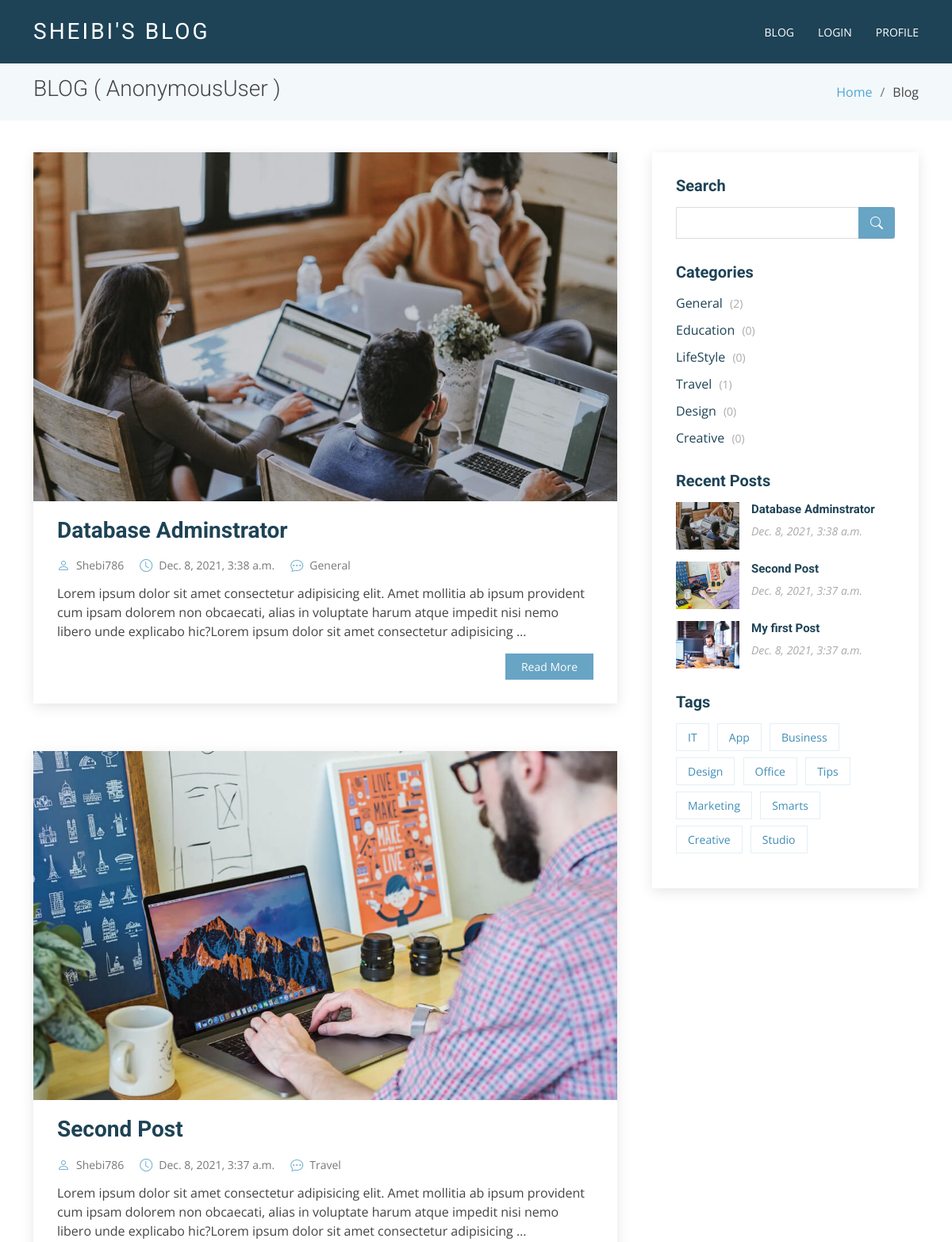
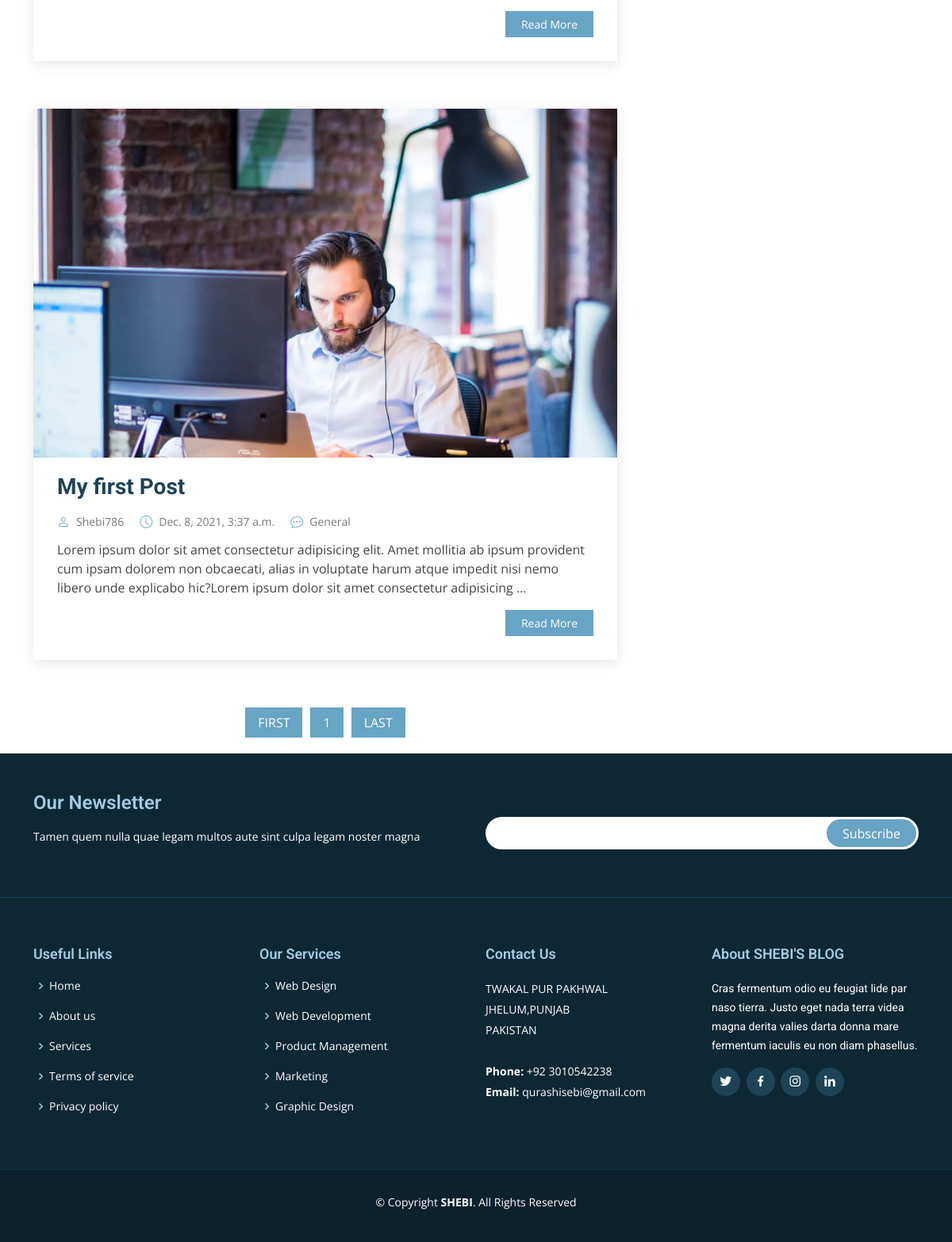
The page / on the database its author committed (2 pictures, top to bottom).
### Post/models.py (models this page shows, shortened)
class Post(models.Model):
    title = models.CharField(max_length=50)
    body = models.TextField()
    image = models.ImageField(upload_to="Images/Post")
    category = models.ForeignKey(Category,on_delete=models.CASCADE)
    author = models.ForeignKey(Profile,on_delete=models.CASCADE)
    tag = models.ManyToManyField(Tag)
    created_date = models.DateTimeField(auto_now_add=True)
    updated_date = models.DateTimeField(auto_now=True)

class Profile(models.Model):
    user = models.OneToOneField(User,on_delete=models.CASCADE)
    token = models.CharField(max_length=50,default="")
    is_verified = models.BooleanField(default=False)
    image = models.ImageField(upload_to="Images/User",null=True,blank=True)
    eduction = models.TextField(null=True,blank=True)
    bio =  models.TextField(null=True,blank=True)
    country = models.CharField(max_length=50,null=True,blank=True)

class Category(models.Model):
    name = models.CharField(max_length=50)

class Tag(models.Model):
    name = models.CharField(max_length=50)

### Post/views.py (the view)
# urls.py: path('',views.index,name="index"),
def index(request):
    searchtext = request.GET.get('searchtext')
    if searchtext is None:
        searchtext = ""
    print(searchtext)
    posts = Post.objects.filter(Q(category__name__icontains=searchtext) | Q(title__icontains=searchtext)|Q(author__user__username=searchtext)).order_by('-id')
    paginator = Paginator(posts, 3)
    page_number = request.GET.get('page')
    post_obj = paginator.get_page(page_number)
    print("#######################")
    print(post_obj.has_next())
    print("####################")
    latest_posts = Post.objects.all().order_by('-id')[:5]
    categories = Category.objects.annotate(number_of_post=Count('post'))
    tags = Tag.objects.all()
    context={
        'posts':posts,
        'post_obj':post_obj,
        'latest_posts':latest_posts,
        'categories':categories,
        'tags':tags,
    }
    return render(request,"index.html",context)

### templates/index.html (shortened to what this page needs)
{% extends 'base.html' %}
{% block header %}
BLOG ( {{request.user}} )
{% endblock header %}
{% block sidebar %}
<div class="col-lg-4">
  <div class="sidebar">
    <h3 class="sidebar-title">Search</h3>
    <div class="sidebar-item search-form">
      <form action="/" method="GET">
        <input type="text" name="searchtext">
        <button type="submit"><i class="bi bi-search"></i></button>
      </form>
    </div>
    <h3 class="sidebar-title">Categories</h3>
    <div class="sidebar-item categories">
      <ul>
        {% for category  in categories %}
            <li><a href="{% url 'index' %}?searchtext={{category.name}}">{{category.name}} <span>({{category.number_of_post}})</span></a></li>
        {% endfor %}
      </ul>
    </div>
    <h3 class="sidebar-title">Recent Posts</h3>
    <div class="sidebar-item recent-posts">
        {% for post in latest_posts %}
            <div class="post-item clearfix">
                <img src="{{post.image.url}}" alt="">
                <h4><a href="/detail/{{post.id}}/">{{post.title}}</a></h4>
                <time datetime="2020-01-01">{{post.created_date}}</time>
            </div>
        {% endfor %}
    </div>
    <h3 class="sidebar-title">Tags</h3>
    <div class="sidebar-item tags">
      <ul>
        {% for tag in tags%}
            <li><a href="#">{{tag.name}}</a></li>
        {% endfor %}
      </ul>
    </div>
  </div>
</div>
{% endblock sidebar %}
{% block post %}
  {% for  post in post_obj %}
    <article class="entry">
      <div class="entry-img">
        <img src="{{post.image.url}}" alt="" class="img-fluid">
      </div>
      <h2 class="entry-title">
        <a href="detail/{{post.id}}/">{{post.title}}</a>
      </h2>
      <div class="entry-meta">
        <ul>
          <li class="d-flex align-items-center"><i class="bi bi-person"></i> <a href="blog-single.html">{{post.author.user.username}}</a></li>
          <li class="d-flex align-items-center"><i class="bi bi-clock"></i> <a href="blog-single.html"><time datetime="2020-01-01">{{post.created_date}}</time></a></li>
          <li class="d-flex align-items-center"><i class="bi bi-chat-dots"></i> <a href="blog-single.html">{{post.category.name}}</a></li>
        </ul>
      </div>
      <div class="entry-content">
        <p>
          {{post.body | truncatechars:250}}
        </p>
        <div class="read-more">
          <a href="/detail/{{post.id}}/">Read More</a>
        </div>
      </div>
    </article>
  {% endfor %}
  <div class="blog-pagination">
    <ul class="justify-content-center">
      <li class="active"><a href="?page=1">FIRST</a></li>
      <li class="active"><a href="#">{{ post_obj.number }}</a></li>
      <li class="active"><a href="?page={{ post_obj.paginator.num_pages }}">LAST</a></li>
    </ul>
  </div>
{% endblock post %}

### static/css/style.css (style rules this page uses)
body { font-family: "Open Sans", sans-serif; color: #444; }
a { color: #4fa6d5; text-decoration: none; }
h1, h2, h3, h4, h5, h6, .font-primary { font-family: "Roboto", sans-serif; }
.blog .entry { padding: 30px; margin-bottom: 60px; box-shadow: 0 4px 16px rgba(0, 0, 0, 0.1); }
.blog .entry .entry-img { max-height: 440px; margin: -30px -30px 20px -30px; overflow: hidden; }
.blog .entry .entry-title { font-size: 28px; font-weight: bold; padding: 0; margin: 0 0 20px 0; }
.blog .entry .entry-title a { color: #1e4356; transition: 0.3s; }
.blog .entry .entry-meta { margin-bottom: 15px; color: #72afce; }
.blog .entry .entry-meta ul { display: flex; flex-wrap: wrap; list-style: none; align-items: center; padding: 0; margin: 0; }
.blog .entry .entry-meta ul li + li { padding-left: 20px; }
.blog .entry .entry-meta i { font-size: 16px; margin-right: 8px; line-height: 0; }
.blog .entry .entry-meta a { color: #777777; font-size: 14px; display: inline-block; line-height: 1; }
.blog .entry .entry-content p { line-height: 24px; }
.blog .entry .entry-content .read-more { -moz-text-align-last: right; text-align-last: right; }
.blog .entry .entry-content .read-more a { display: inline-block; background: #68A4C4; color: #fff; padding: 6px 20px; transition: 0.3s; font-size: 14px; }
.blog .blog-pagination { color: #387ea2; }
.blog .blog-pagination ul { display: flex; padding: 0; margin: 0; list-style: none; }
.blog .blog-pagination li { margin: 0 5px; transition: 0.3s; }
.blog .blog-pagination li a { color: #1e4356; padding: 7px 16px; display: flex; align-items: center; justify-content: center; }
.blog .blog-pagination li.active, .blog .blog-pagination li:hover { background: #68A4C4; }
.blog .blog-pagination li.active a, .blog .blog-pagination li:hover a { color: #fff; }
.blog .sidebar { padding: 30px; margin: 0 0 60px 20px; box-shadow: 0 4px 16px rgba(0, 0, 0, 0.1); }
.blog .sidebar .sidebar-title { font-size: 20px; font-weight: 700; padding: 0 0 0 0; margin: 0 0 15px 0; color: #1e4356; position: relative; }
.blog .sidebar .sidebar-item { margin-bottom: 30px; }
.blog .sidebar .search-form form { background: #fff; border: 1px solid #ddd; padding: 3px 10px; position: relative; }
.blog .sidebar .search-form form input[type=text] { border: 0; padding: 4px; border-radius: 4px; width: calc(100% - 40px); }
.blog .sidebar .search-form form button { position: absolute; top: 0; right: 0; bottom: 0; border: 0; background: none; font-size: 16px; padding: 0 15px; margin: -1px; background: #68A4C4; color: #fff; transition: 0.3s; border-radius: 0 4px 4px 0; line-height: 0; }
.blog .sidebar .search-form form button i { line-height: 0; }
.blog .sidebar .categories ul { list-style: none; padding: 0; }
.blog .sidebar .categories ul li + li { padding-top: 10px; }
.blog .sidebar .categories ul a { color: #1e4356; transition: 0.3s; }
.blog .sidebar .categories ul a span { padding-left: 5px; color: #aaaaaa; font-size: 14px; }
.blog .sidebar .recent-posts .post-item + .post-item { margin-top: 15px; }
.blog .sidebar .recent-posts img { width: 80px; float: left; }
.blog .sidebar .recent-posts h4 { font-size: 15px; margin-left: 95px; font-weight: bold; }
.blog .sidebar .recent-posts h4 a { color: #1e4356; transition: 0.3s; }
.blog .sidebar .recent-posts time { display: block; margin-left: 95px; font-style: italic; font-size: 14px; color: #aaaaaa; }
.blog .sidebar .tags { margin-bottom: -10px; }
.blog .sidebar .tags ul { list-style: none; padding: 0; }
.blog .sidebar .tags ul li { display: inline-block; }
.blog .sidebar .tags ul a { color: #3f8db5; font-size: 14px; padding: 6px 14px; margin: 0 6px 8px 0; border: 1px solid #e4eff5; display: inline-block; transition: 0.3s; }

### rows shown on the page
Post: image (picture), title "Database Adminstrator", author.user.username "Shebi786", created_date "Dec. 8, 2021, 3:38 a.m.", category.name "General", body "Lorem ipsum dolor sit amet consectetur adipisicing elit. Amet mollitia ab ipsum provident cum ipsam dolorem non obcaecati, alias in voluptate harum atque impedit nisi nemo libero unde explicabo hic?Lorem ipsum dolor sit amet consectetur adipisicing …"
Post: image (picture), title "Second Post", author.user.username "Shebi786", created_date "Dec. 8, 2021, 3:37 a.m.", category.name "Travel", body "Lorem ipsum dolor sit amet consectetur adipisicing elit. Amet mollitia ab ipsum provident cum ipsam dolorem non obcaecati, alias in voluptate harum atque impedit nisi nemo libero unde explicabo hic?Lorem ipsum dolor sit amet consectetur adipisicing …"
Post: image (picture), title "My first Post", author.user.username "Shebi786", created_date "Dec. 8, 2021, 3:37 a.m.", category.name "General", body "Lorem ipsum dolor sit amet consectetur adipisicing elit. Amet mollitia ab ipsum provident cum ipsam dolorem non obcaecati, alias in voluptate harum atque impedit nisi nemo libero unde explicabo hic?Lorem ipsum dolor sit amet consectetur adipisicing …"
Category: name "General", number_of_post "2"
Category: name "Education", number_of_post "0"
Category: name "LifeStyle", number_of_post "0"
Category: name "Travel", number_of_post "1"
Category: name "Design", number_of_post "0"
Category: name "Creative", number_of_post "0"
Tag: name "IT"
Tag: name "App"
Tag: name "Business"
Tag: name "Design"
Tag: name "Office"
Tag: name "Tips"
Tag: name "Marketing"
Tag: name "Smarts"
Tag: name "Creative"
Tag: name "Studio"

### other values the page prints
{{ request.user }} "AnonymousUser"
{{ post_obj.number }} "1"
